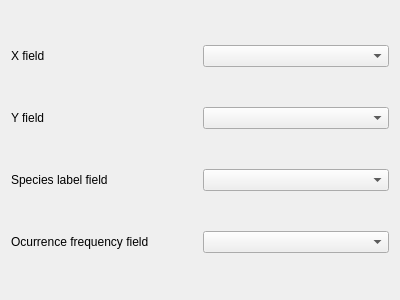
<?xml version="1.0" encoding="UTF-8"?>
<ui version="4.0">
 <class>OmgFieldsPageBase</class>
 <widget class="QWizardPage" name="OmgFieldsPageBase">
  <property name="geometry">
   <rect>
    <x>0</x>
    <y>0</y>
    <width>400</width>
    <height>300</height>
   </rect>
  </property>
  <property name="windowTitle">
   <string>WizardPage</string>
  </property>
  <property name="title">
   <string>Specify occurrence layer fields</string>
  </property>
  <property name="subTitle">
   <string>This page is only used if you elected to use a QGIS layer for the source of your occurrence data. If the layer is a non-spatial layer (without point geometry) you need to specify the X and Y fields.</string>
  </property>
  <layout class="QGridLayout" name="gridLayout">
   <item row="0" column="0">
    <widget class="QLabel" name="label">
     <property name="text">
      <string>X field</string>
     </property>
    </widget>
   </item>
   <item row="0" column="1">
    <widget class="QComboBox" name="cboXField"/>
   </item>
   <item row="1" column="0">
    <widget class="QLabel" name="label_2">
     <property name="text">
      <string>Y field</string>
     </property>
    </widget>
   </item>
   <item row="1" column="1">
    <widget class="QComboBox" name="cboYField"/>
   </item>
   <item row="2" column="0">
    <widget class="QLabel" name="label_3">
     <property name="text">
      <string>Species label field</string>
     </property>
    </widget>
   </item>
   <item row="2" column="1">
    <widget class="QComboBox" name="cboTaxonField"/>
   </item>
   <item row="3" column="0">
    <widget class="QLabel" name="label_4">
     <property name="text">
      <string>Ocurrence frequency field</string>
     </property>
    </widget>
   </item>
   <item row="3" column="1">
    <widget class="QComboBox" name="cboFrequencyField"/>
   </item>
  </layout>
 </widget>
 <resources/>
 <connections/>
</ui>
